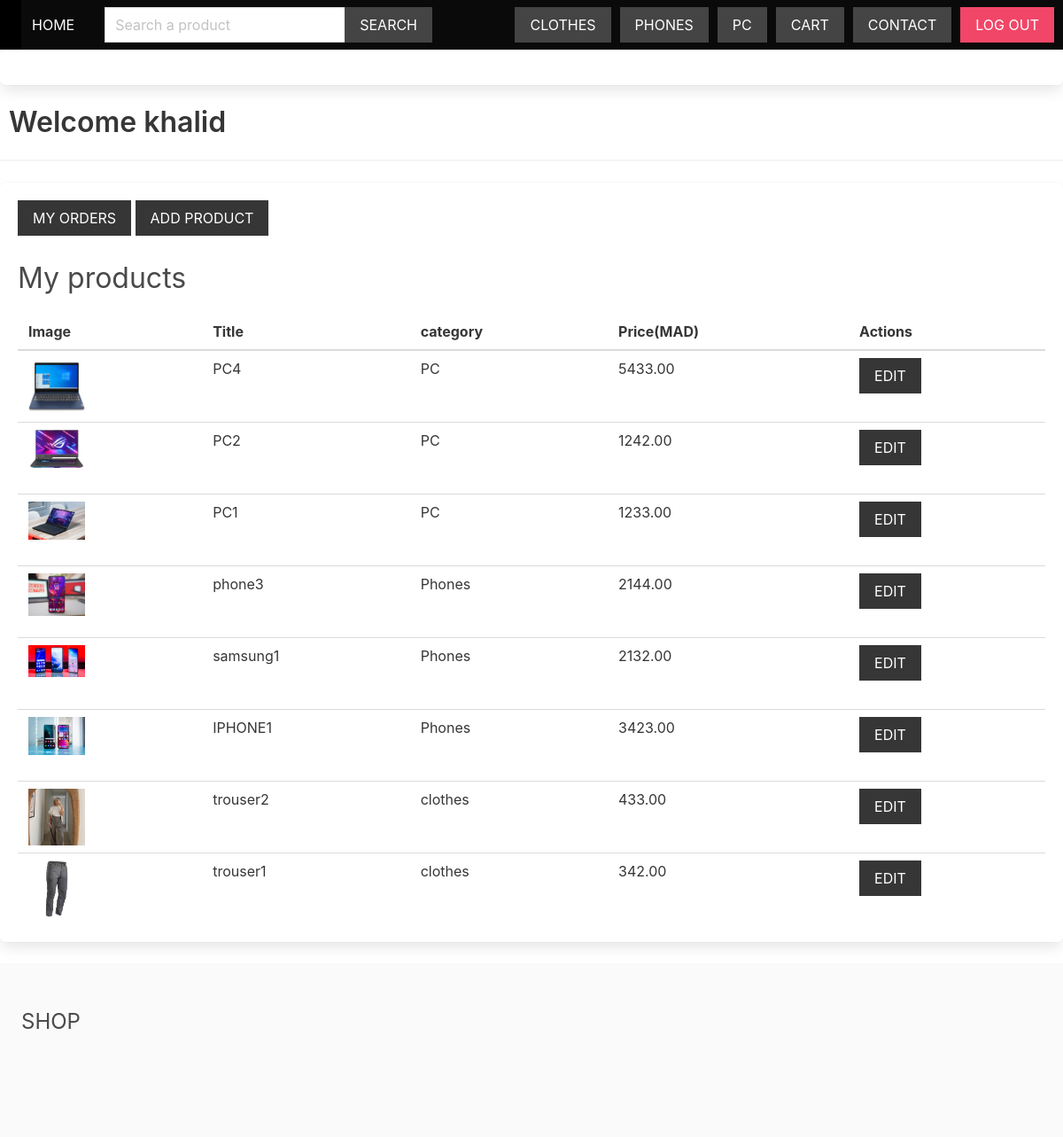
The app's page /vendors/vendor-admin/ (signed in) with its own data.
### product/models.py (models this page shows, shortened)
class Category(models.Model):
    title = models.CharField(max_length=50)
    slug = models.SlugField(max_length=50,null=True,blank=True)
    date_added= models.DateTimeField(auto_now=True)
    class Meta:
        ordering = ['-date_added']
    def __str__(self):
        return self.title

class Product(models.Model):
    title = models.CharField(max_length=50)
    price = models.DecimalField(max_digits=6, decimal_places=2)
    description = models.TextField(null=True,blank=True)
    category = models.ForeignKey(Category,related_name='products',on_delete=models.CASCADE)
    vendor = models.ForeignKey(Vendor,related_name='products',on_delete=models.CASCADE,null=True)
    image = models.ImageField(upload_to='photos/%y/%m/%d')
    date_added= models.DateTimeField(auto_now=True)
    active = models.BooleanField(default=True)
    class Meta:
        ordering = ['-date_added']

### vendor/models.py (models this page shows, shortened)
class Vendor(models.Model):
    name = models.CharField(max_length=(255))
    created_at = models.DateTimeField(auto_now_add=True)
    created_by = models.OneToOneField(User, related_name='vendor', on_delete=models.CASCADE)
    is_vendor=models.BooleanField(default=False)
    class Meta:
        ordering = ['name']

### vendor/views.py (the view)
# urls.py: path('vendor-admin/',views.vendor_admin,name='vendor_admin') ,
@login_required
def vendor_admin(request):
    vendor = request.user.vendor
    products = vendor.products.all()
    return render(request, 'vendor/vendor_admin.html', {
        'vendor': vendor,
        'products': products,
        })

### product/cart.py (called while the page is built)
    def __len__(self):
        return sum(item['quantity'] for item in self.cart.values())

### product/context_processors.py (called while the page is built)
def menu_categories(request):
    categories = Category.objects.all()
    return {'menu_categories': categories}

def cart(request):
    return {'cart':Cart(request)}

### templates/vendor/vendor_admin.html (shortened to what this page needs)
{% extends 'core/base.html' %}
{% block content%}
<div class="box"></div>
        <h1 class="title"> Welcome {{vendor.name}}</h1>
    <hr>
    <div class="box">
        <a href="{% url 'orders' %}" class="button is-dark is-uppercase mb-5" style="z-index: 0">My Orders</a>
        <a href="{% url 'add_product' %}" class="button is-dark is-uppercase mb-5" style="z-index: 0">Add product</a>
        <h2 class="is-size-3 mb-4">My products</h2>
        {% if products %}
            <table class="table is-fullwidth">
                <thead>
                    <tr>
                        <th>Image</th>
                        <th>Title</th>
                        <th>category</th>
                        <th>Price(MAD)</th>
                        <th>Actions</th>
                    </tr>
                </thead>
                <tbody>
                    {% for product in products %}
                        <tr>
                            <td>
                                <figure class="image is-64x64">
                                    <img src="{{ product.image.url }}">
                                </figure>
                            </td>
                            <td>{{ product.title }}</td>
                            <td>{{ product.category }}</td>
                            <td>{{ product.price }}</td>
                            <td><a href="{% url 'edit_product' product.id %}" class="button is-dark is-uppercase">Edit</a></td>
                        </tr>
                    {% endfor %}
                </tbody>
            </table>
        {% else %}
            <p>You don't have any products yet...</p>
        {% endif %}
    </div>
{% endblock%}

### templates/core/base.html (shortened to what this page needs)
{% load static %}
<!DOCTYPE html>
<html>
    <head>
        <link rel="stylesheet" href="https://cdn.jsdelivr.net/npm/bulma@0.9.1/css/bulma.min.css">
        <link rel="stylesheet" href="{% static 'styles/main.css' %}">
    </head>
    <body>
        <nav class="navbar is-black" role="navigation" aria-label="main navigation">
            <div class="navbar-brand">
                <a class="navbar-item" href="{% url 'frontpage' %}"></a>
            </div>
            <div class="navbar-menu" id="main-navbar">
                <div class="navbar-start">
                    <a href="{% url 'frontpage' %}" class="navbar-item">Home</a>
                    <div class="navbar-item">
                        <form method="get" action="{% url 'search' %}">
                            <div class="field has-addons">
                                <div class="control">
                                    <input type="text" class="input" placeholder="Search a product" name="query">
                                </div>
                                <div class="control">
                                    <button class="button is-dark is-uppercase">Search</button>
                                </div>
                            </div>
                        </form>
                    </div>
                </div>
                <div class="navbar-end">
                    {% for category in menu_categories %}
                        <a href="{% url 'category' category.slug %}" class="button is-dark menu-button">{{ category.title }}</a>
                    {% endfor %}
                    <a href="{%url 'cart_view'%}" class="button is-dark menu-button">Cart {%if cart %} ({{cart|length}}){%endif%}</a>
                    <a href="{%url 'contact' %}" class="button is-dark menu-button">Contact</a>
                    {% if request.user.is_authenticated %}
                        <a href="{% url 'logout' %}" class="button is-danger menu-button">Log out</a>
                    {% endif %}
                </div>
            </div>
        </nav>
                {% block content %}
                {% endblock %}
        <footer class="footer">
            <h3 class="is-size-4 mb-4">SHOP</h3>
        </footer>
    </body>
</html>

### static/styles/main.css (style rules this page uses)
.navbar { text-transform: uppercase; }
.navbar .is-dark { background: #444; }
.menu-button { top: 8px; margin-right: 10px; text-transform: uppercase; }
.input, .button { border-radius: 0; }
.title { margin-left: 10px; }
.field.has-addons { margin-left: 10px; }
.title { margin-bottom: 30px; }

### records on screen
Category: title "CLOTHES"
Category: title "PHONES"
Category: title "PC"
Vendor: name "khalid"
Product: image (picture), title "PC4", category "PC", price "5433.00"
Product: image (picture), title "PC2", category "PC", price "1242.00"
Product: image (picture), title "PC1", category "PC", price "1233.00"
Product: image (picture), title "phone3", category "Phones", price "2144.00"
Product: image (picture), title "samsung1", category "Phones", price "2132.00"
Product: image (picture), title "IPHONE1", category "Phones", price "3423.00"
Product: image (picture), title "trouser2", category "clothes", price "433.00"
Product: image (picture), title "trouser1", category "clothes", price "342.00"
